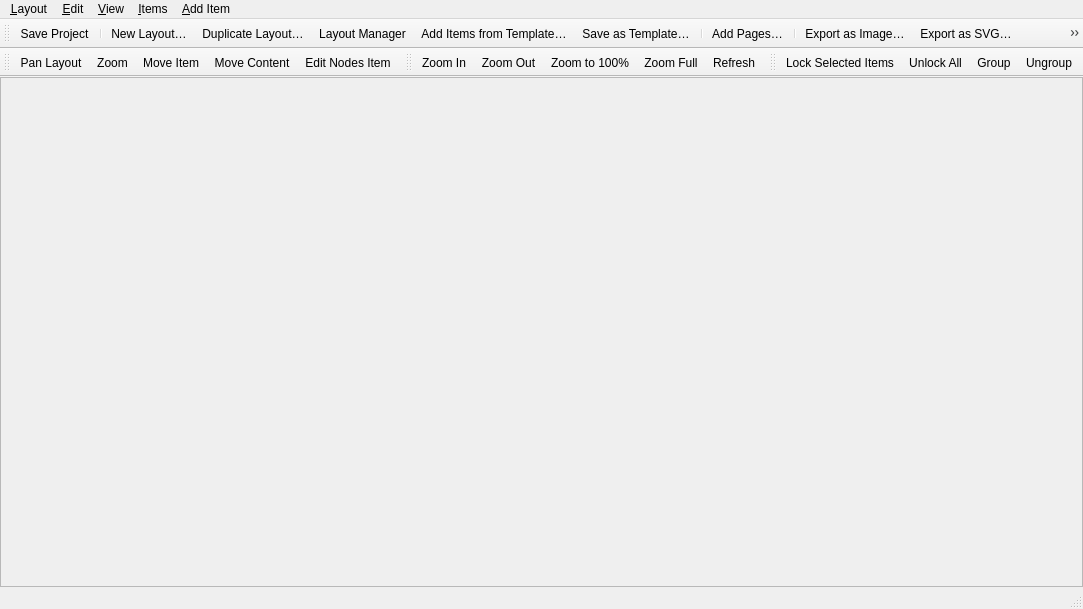
<?xml version="1.0" encoding="UTF-8"?>
<ui version="4.0">
 <class>QgsLayoutDesignerBase</class>
 <widget class="QMainWindow" name="QgsLayoutDesignerBase">
  <property name="geometry">
   <rect>
    <x>0</x>
    <y>0</y>
    <width>1083</width>
    <height>609</height>
   </rect>
  </property>
  <property name="mouseTracking">
   <bool>true</bool>
  </property>
  <property name="windowTitle">
   <string>MainWindow</string>
  </property>
  <widget class="QWidget" name="centralwidget">
   <property name="mouseTracking">
    <bool>true</bool>
   </property>
   <layout class="QGridLayout" name="gridLayout">
    <property name="leftMargin">
     <number>0</number>
    </property>
    <property name="topMargin">
     <number>0</number>
    </property>
    <property name="rightMargin">
     <number>0</number>
    </property>
    <property name="bottomMargin">
     <number>0</number>
    </property>
    <property name="spacing">
     <number>0</number>
    </property>
    <item row="0" column="0">
     <widget class="QFrame" name="mViewFrame">
      <property name="mouseTracking">
       <bool>true</bool>
      </property>
      <property name="frameShape">
       <enum>QFrame::StyledPanel</enum>
      </property>
      <property name="frameShadow">
       <enum>QFrame::Plain</enum>
      </property>
     </widget>
    </item>
   </layout>
  </widget>
  <widget class="QStatusBar" name="mStatusBar"/>
  <widget class="QToolBar" name="mLayoutToolbar">
   <property name="windowTitle">
    <string>Layout</string>
   </property>
   <attribute name="toolBarArea">
    <enum>TopToolBarArea</enum>
   </attribute>
   <attribute name="toolBarBreak">
    <bool>false</bool>
   </attribute>
   <addaction name="mActionSaveProject"/>
   <addaction name="separator"/>
   <addaction name="mActionNewLayout"/>
   <addaction name="mActionDuplicateLayout"/>
   <addaction name="mActionLayoutManager"/>
   <addaction name="mActionLoadFromTemplate"/>
   <addaction name="mActionSaveAsTemplate"/>
   <addaction name="separator"/>
   <addaction name="mActionAddPages"/>
   <addaction name="separator"/>
   <addaction name="mActionExportAsImage"/>
   <addaction name="mActionExportAsSVG"/>
   <addaction name="mActionExportAsPDF"/>
  </widget>
  <widget class="QToolBar" name="mToolsToolbar">
   <property name="windowTitle">
    <string>Toolbox</string>
   </property>
   <attribute name="toolBarArea">
    <enum>TopToolBarArea</enum>
   </attribute>
   <attribute name="toolBarBreak">
    <bool>true</bool>
   </attribute>
   <addaction name="mActionPan"/>
   <addaction name="mActionZoomTool"/>
   <addaction name="mActionSelectMoveItem"/>
   <addaction name="mActionMoveItemContent"/>
   <addaction name="mActionEditNodesItem"/>
  </widget>
  <widget class="QMenuBar" name="menuBar">
   <property name="geometry">
    <rect>
     <x>0</x>
     <y>0</y>
     <width>1083</width>
     <height>25</height>
    </rect>
   </property>
   <widget class="QMenu" name="mLayoutMenu">
    <property name="title">
     <string>&amp;Layout</string>
    </property>
    <addaction name="mActionSaveProject"/>
    <addaction name="separator"/>
    <addaction name="mActionNewLayout"/>
    <addaction name="mActionDuplicateLayout"/>
    <addaction name="mActionRemoveLayout"/>
    <addaction name="mActionLayoutManager"/>
    <addaction name="separator"/>
    <addaction name="mActionLayoutProperties"/>
    <addaction name="mActionRenameLayout"/>
    <addaction name="mActionAddPages"/>
    <addaction name="separator"/>
    <addaction name="mActionLoadFromTemplate"/>
    <addaction name="mActionSaveAsTemplate"/>
    <addaction name="separator"/>
    <addaction name="mActionExportAsImage"/>
    <addaction name="mActionExportAsSVG"/>
    <addaction name="mActionExportAsPDF"/>
    <addaction name="separator"/>
    <addaction name="mActionClose"/>
   </widget>
   <widget class="QMenu" name="mItemMenu">
    <property name="title">
     <string>&amp;Add Item</string>
    </property>
   </widget>
   <widget class="QMenu" name="mMenuView">
    <property name="title">
     <string>&amp;View</string>
    </property>
    <widget class="QMenu" name="mToolbarMenu">
     <property name="title">
      <string>&amp;Toolbars</string>
     </property>
    </widget>
    <widget class="QMenu" name="mPanelsMenu">
     <property name="title">
      <string>&amp;Panels</string>
     </property>
    </widget>
    <widget class="QMenu" name="menuPreview">
     <property name="title">
      <string>&amp;Preview</string>
     </property>
     <addaction name="mActionPreviewModeOff"/>
     <addaction name="mActionPreviewModeGrayscale"/>
     <addaction name="mActionPreviewModeMono"/>
     <addaction name="mActionPreviewProtanope"/>
     <addaction name="mActionPreviewDeuteranope"/>
    </widget>
    <addaction name="mActionRefreshView"/>
    <addaction name="menuPreview"/>
    <addaction name="separator"/>
    <addaction name="mActionZoomIn"/>
    <addaction name="mActionZoomOut"/>
    <addaction name="mActionZoomActual"/>
    <addaction name="mActionZoomAll"/>
    <addaction name="mActionZoomToWidth"/>
    <addaction name="separator"/>
    <addaction name="mActionShowGrid"/>
    <addaction name="mActionSnapGrid"/>
    <addaction name="separator"/>
    <addaction name="mActionShowGuides"/>
    <addaction name="mActionSnapGuides"/>
    <addaction name="mActionSmartGuides"/>
    <addaction name="mActionManageGuides"/>
    <addaction name="mActionClearGuides"/>
    <addaction name="separator"/>
    <addaction name="mActionShowRulers"/>
    <addaction name="mActionShowBoxes"/>
    <addaction name="mActionShowPage"/>
    <addaction name="separator"/>
    <addaction name="mToolbarMenu"/>
    <addaction name="mPanelsMenu"/>
    <addaction name="mActionToggleFullScreen"/>
    <addaction name="mActionHidePanels"/>
   </widget>
   <widget class="QMenu" name="menuEdit">
    <property name="title">
     <string>&amp;Edit</string>
    </property>
    <addaction name="separator"/>
    <addaction name="mActionDeleteSelection"/>
    <addaction name="separator"/>
    <addaction name="mActionPasteInPlace"/>
    <addaction name="separator"/>
    <addaction name="mActionSelectAll"/>
    <addaction name="mActionDeselectAll"/>
    <addaction name="mActionInvertSelection"/>
    <addaction name="mActionSelectNextBelow"/>
    <addaction name="mActionSelectNextAbove"/>
   </widget>
   <widget class="QMenu" name="menuLayout">
    <property name="title">
     <string>&amp;Items</string>
    </property>
    <widget class="QMenu" name="menuAlign_Items">
     <property name="title">
      <string>&amp;Align Items</string>
     </property>
     <addaction name="mActionAlignLeft"/>
     <addaction name="mActionAlignHCenter"/>
     <addaction name="mActionAlignRight"/>
     <addaction name="separator"/>
     <addaction name="mActionAlignBottom"/>
     <addaction name="mActionAlignVCenter"/>
     <addaction name="mActionAlignTop"/>
    </widget>
    <widget class="QMenu" name="menu_Distribute_Items">
     <property name="title">
      <string>&amp;Distribute Items</string>
     </property>
     <addaction name="mActionDistributeLeft"/>
     <addaction name="mActionDistributeHCenter"/>
     <addaction name="mActionDistributeRight"/>
     <addaction name="separator"/>
     <addaction name="mActionDistributeTop"/>
     <addaction name="mActionDistributeVCenter"/>
     <addaction name="mActionDistributeBottom"/>
    </widget>
    <widget class="QMenu" name="menuResize">
     <property name="title">
      <string>Re&amp;size</string>
     </property>
     <addaction name="mActionResizeNarrowest"/>
     <addaction name="mActionResizeWidest"/>
     <addaction name="separator"/>
     <addaction name="mActionResizeShortest"/>
     <addaction name="mActionResizeTallest"/>
     <addaction name="separator"/>
     <addaction name="mActionResizeToSquare"/>
    </widget>
    <addaction name="mActionGroupItems"/>
    <addaction name="mActionUngroupItems"/>
    <addaction name="separator"/>
    <addaction name="mActionRaiseItems"/>
    <addaction name="mActionLowerItems"/>
    <addaction name="mActionMoveItemsToTop"/>
    <addaction name="mActionMoveItemsToBottom"/>
    <addaction name="separator"/>
    <addaction name="mActionLockItems"/>
    <addaction name="mActionUnlockAll"/>
    <addaction name="separator"/>
    <addaction name="menuAlign_Items"/>
    <addaction name="menu_Distribute_Items"/>
    <addaction name="menuResize"/>
   </widget>
   <addaction name="mLayoutMenu"/>
   <addaction name="menuEdit"/>
   <addaction name="mMenuView"/>
   <addaction name="menuLayout"/>
   <addaction name="mItemMenu"/>
  </widget>
  <widget class="QToolBar" name="mNavigationToolbar">
   <property name="windowTitle">
    <string>Navigation</string>
   </property>
   <attribute name="toolBarArea">
    <enum>TopToolBarArea</enum>
   </attribute>
   <attribute name="toolBarBreak">
    <bool>false</bool>
   </attribute>
   <addaction name="mActionZoomIn"/>
   <addaction name="mActionZoomOut"/>
   <addaction name="mActionZoomActual"/>
   <addaction name="mActionZoomAll"/>
   <addaction name="mActionRefreshView"/>
  </widget>
  <widget class="QToolBar" name="mActionsToolbar">
   <property name="windowTitle">
    <string>toolBar</string>
   </property>
   <attribute name="toolBarArea">
    <enum>TopToolBarArea</enum>
   </attribute>
   <attribute name="toolBarBreak">
    <bool>false</bool>
   </attribute>
   <addaction name="mActionLockItems"/>
   <addaction name="mActionUnlockAll"/>
   <addaction name="mActionGroupItems"/>
   <addaction name="mActionUngroupItems"/>
  </widget>
  <action name="mActionClose">
   <property name="text">
    <string>&amp;Close</string>
   </property>
   <property name="toolTip">
    <string>Close designer</string>
   </property>
   <property name="shortcut">
    <string>Ctrl+Q</string>
   </property>
  </action>
  <action name="mActionPan">
   <property name="checkable">
    <bool>true</bool>
   </property>
   <property name="icon">
    <iconset resource="../../../images/images.qrc">
     <normaloff>:/images/themes/default/mActionPan.svg</normaloff>:/images/themes/default/mActionPan.svg</iconset>
   </property>
   <property name="text">
    <string>Pan Layout</string>
   </property>
   <property name="shortcut">
    <string>P</string>
   </property>
  </action>
  <action name="mActionZoomTool">
   <property name="checkable">
    <bool>true</bool>
   </property>
   <property name="icon">
    <iconset resource="../../../images/images.qrc">
     <normaloff>:/images/themes/default/mActionZoomToArea.svg</normaloff>:/images/themes/default/mActionZoomToArea.svg</iconset>
   </property>
   <property name="text">
    <string>Zoom</string>
   </property>
   <property name="toolTip">
    <string>Zoom</string>
   </property>
   <property name="shortcut">
    <string>Z</string>
   </property>
  </action>
  <action name="mActionSelectMoveItem">
   <property name="checkable">
    <bool>true</bool>
   </property>
   <property name="icon">
    <iconset resource="../../../images/images.qrc">
     <normaloff>:/images/themes/default/mActionSelect.svg</normaloff>:/images/themes/default/mActionSelect.svg</iconset>
   </property>
   <property name="text">
    <string>Move &amp;Item</string>
   </property>
   <property name="toolTip">
    <string>Select/Move item</string>
   </property>
   <property name="shortcut">
    <string>V</string>
   </property>
  </action>
  <action name="mActionZoomAll">
   <property name="icon">
    <iconset resource="../../../images/images.qrc">
     <normaloff>:/images/themes/default/mActionZoomFullExtent.svg</normaloff>:/images/themes/default/mActionZoomFullExtent.svg</iconset>
   </property>
   <property name="text">
    <string>Zoom &amp;Full</string>
   </property>
   <property name="toolTip">
    <string>Zoom full</string>
   </property>
   <property name="shortcut">
    <string>Ctrl+0</string>
   </property>
  </action>
  <action name="mActionZoomIn">
   <property name="icon">
    <iconset resource="../../../images/images.qrc">
     <normaloff>:/images/themes/default/mActionZoomIn.svg</normaloff>:/images/themes/default/mActionZoomIn.svg</iconset>
   </property>
   <property name="text">
    <string>Zoom &amp;In</string>
   </property>
   <property name="toolTip">
    <string>Zoom in</string>
   </property>
   <property name="shortcut">
    <string>Ctrl++</string>
   </property>
  </action>
  <action name="mActionZoomOut">
   <property name="icon">
    <iconset resource="../../../images/images.qrc">
     <normaloff>:/images/themes/default/mActionZoomOut.svg</normaloff>:/images/themes/default/mActionZoomOut.svg</iconset>
   </property>
   <property name="text">
    <string>Zoom &amp;Out</string>
   </property>
   <property name="toolTip">
    <string>Zoom out</string>
   </property>
   <property name="shortcut">
    <string>Ctrl+-</string>
   </property>
  </action>
  <action name="mActionZoomActual">
   <property name="icon">
    <iconset resource="../../../images/images.qrc">
     <normaloff>:/images/themes/default/mActionZoomActual.svg</normaloff>:/images/themes/default/mActionZoomActual.svg</iconset>
   </property>
   <property name="text">
    <string>Zoom to &amp;100%</string>
   </property>
   <property name="toolTip">
    <string>Zoom to 100%</string>
   </property>
   <property name="shortcut">
    <string>Ctrl+1</string>
   </property>
  </action>
  <action name="mActionZoomToWidth">
   <property name="text">
    <string>Zoom to Width</string>
   </property>
  </action>
  <action name="mActionShowRulers">
   <property name="checkable">
    <bool>true</bool>
   </property>
   <property name="text">
    <string>Show Ru&amp;lers</string>
   </property>
   <property name="toolTip">
    <string>Show rulers</string>
   </property>
   <property name="shortcut">
    <string>Ctrl+R</string>
   </property>
  </action>
  <action name="mActionToggleFullScreen">
   <property name="checkable">
    <bool>true</bool>
   </property>
   <property name="text">
    <string>Toggle Full Scr&amp;een</string>
   </property>
   <property name="toolTip">
    <string>Toggle full screen mode</string>
   </property>
   <property name="shortcut">
    <string>F11</string>
   </property>
  </action>
  <action name="mActionAddPages">
   <property name="icon">
    <iconset resource="../../../images/images.qrc">
     <normaloff>:/images/themes/default/mActionNewPage.svg</normaloff>:/images/themes/default/mActionNewPage.svg</iconset>
   </property>
   <property name="text">
    <string>Add Pages…</string>
   </property>
  </action>
  <action name="mActionShowGrid">
   <property name="checkable">
    <bool>true</bool>
   </property>
   <property name="icon">
    <iconset resource="../../../images/images.qrc">
     <normaloff>:/images/themes/default/vector_grid.png</normaloff>:/images/themes/default/vector_grid.png</iconset>
   </property>
   <property name="text">
    <string>Show &amp;Grid</string>
   </property>
   <property name="toolTip">
    <string>Show grid</string>
   </property>
   <property name="shortcut">
    <string>Ctrl+'</string>
   </property>
  </action>
  <action name="mActionSnapGrid">
   <property name="checkable">
    <bool>true</bool>
   </property>
   <property name="text">
    <string>S&amp;nap to Grid</string>
   </property>
   <property name="toolTip">
    <string>Snap to grid</string>
   </property>
   <property name="shortcut">
    <string>Ctrl+Shift+'</string>
   </property>
  </action>
  <action name="mActionManageGuides">
   <property name="text">
    <string>Manage Guides…</string>
   </property>
  </action>
  <action name="mActionShowGuides">
   <property name="checkable">
    <bool>true</bool>
   </property>
   <property name="text">
    <string>Show G&amp;uides</string>
   </property>
   <property name="toolTip">
    <string>Show guides</string>
   </property>
   <property name="shortcut">
    <string>Ctrl+;</string>
   </property>
  </action>
  <action name="mActionSnapGuides">
   <property name="checkable">
    <bool>true</bool>
   </property>
   <property name="text">
    <string>&amp;Snap to Guides</string>
   </property>
   <property name="toolTip">
    <string>Snap to guides</string>
   </property>
   <property name="shortcut">
    <string>Ctrl+Shift+;</string>
   </property>
  </action>
  <action name="mActionClearGuides">
   <property name="text">
    <string>&amp;Clear Guides</string>
   </property>
   <property name="toolTip">
    <string>Clear guides</string>
   </property>
  </action>
  <action name="mActionLayoutProperties">
   <property name="text">
    <string>Layout Properties…</string>
   </property>
  </action>
  <action name="mActionShowBoxes">
   <property name="checkable">
    <bool>true</bool>
   </property>
   <property name="text">
    <string>Show Bounding Boxes</string>
   </property>
   <property name="toolTip">
    <string>Show bounding boxes</string>
   </property>
   <property name="shortcut">
    <string>Ctrl+Shift+B</string>
   </property>
  </action>
  <action name="mActionSmartGuides">
   <property name="checkable">
    <bool>true</bool>
   </property>
   <property name="text">
    <string>S&amp;mart Guides</string>
   </property>
   <property name="toolTip">
    <string>Smart guides</string>
   </property>
   <property name="shortcut">
    <string>Ctrl+Alt+;</string>
   </property>
  </action>
  <action name="mActionDeselectAll">
   <property name="icon">
    <iconset resource="../../../images/images.qrc">
     <normaloff>:/images/themes/default/mActionDeselectAll.svg</normaloff>:/images/themes/default/mActionDeselectAll.svg</iconset>
   </property>
   <property name="text">
    <string>D&amp;eselect All</string>
   </property>
   <property name="toolTip">
    <string>Deselect all</string>
   </property>
   <property name="shortcut">
    <string>Ctrl+Shift+A</string>
   </property>
  </action>
  <action name="mActionSelectAll">
   <property name="icon">
    <iconset resource="../../../images/images.qrc">
     <normaloff>:/images/themes/default/mActionSelectAll.svg</normaloff>:/images/themes/default/mActionSelectAll.svg</iconset>
   </property>
   <property name="text">
    <string>&amp;Select All</string>
   </property>
   <property name="toolTip">
    <string>Select all items</string>
   </property>
   <property name="shortcut">
    <string>Ctrl+A</string>
   </property>
  </action>
  <action name="mActionInvertSelection">
   <property name="icon">
    <iconset resource="../../../images/images.qrc">
     <normaloff>:/images/themes/default/mActionInvertSelection.svg</normaloff>:/images/themes/default/mActionInvertSelection.svg</iconset>
   </property>
   <property name="text">
    <string>&amp;Invert Selection</string>
   </property>
   <property name="toolTip">
    <string>Invert selection</string>
   </property>
  </action>
  <action name="mActionSelectNextBelow">
   <property name="text">
    <string>Select Next Item &amp;Below</string>
   </property>
   <property name="toolTip">
    <string>Select next item below</string>
   </property>
   <property name="shortcut">
    <string>Ctrl+Alt+[</string>
   </property>
  </action>
  <action name="mActionSelectNextAbove">
   <property name="text">
    <string>Select Next Item &amp;Above</string>
   </property>
   <property name="toolTip">
    <string>Select next item above</string>
   </property>
   <property name="shortcut">
    <string>Ctrl+Alt+]</string>
   </property>
  </action>
  <action name="mActionLockItems">
   <property name="icon">
    <iconset resource="../../../images/images.qrc">
     <normaloff>:/images/themes/default/mActionLockItems.svg</normaloff>:/images/themes/default/mActionLockItems.svg</iconset>
   </property>
   <property name="text">
    <string>Loc&amp;k Selected Items</string>
   </property>
   <property name="shortcut">
    <string>Ctrl+L</string>
   </property>
  </action>
  <action name="mActionUnlockAll">
   <property name="icon">
    <iconset resource="../../../images/images.qrc">
     <normaloff>:/images/themes/default/mActionUnlockAll.svg</normaloff>:/images/themes/default/mActionUnlockAll.svg</iconset>
   </property>
   <property name="text">
    <string>Unl&amp;ock All</string>
   </property>
   <property name="toolTip">
    <string>Unlock All Items</string>
   </property>
   <property name="shortcut">
    <string>Ctrl+Shift+L</string>
   </property>
  </action>
  <action name="mActionHidePanels">
   <property name="checkable">
    <bool>true</bool>
   </property>
   <property name="text">
    <string>Toggle Panel &amp;Visibility</string>
   </property>
   <property name="toolTip">
    <string>Hide panels</string>
   </property>
   <property name="shortcut">
    <string>Ctrl+Tab</string>
   </property>
  </action>
  <action name="mActionRaiseItems">
   <property name="icon">
    <iconset resource="../../../images/images.qrc">
     <normaloff>:/images/themes/default/mActionRaiseItems.svg</normaloff>:/images/themes/default/mActionRaiseItems.svg</iconset>
   </property>
   <property name="text">
    <string>&amp;Raise</string>
   </property>
   <property name="toolTip">
    <string>Raise selected items</string>
   </property>
   <property name="shortcut">
    <string>Ctrl+]</string>
   </property>
  </action>
  <action name="mActionLowerItems">
   <property name="icon">
    <iconset resource="../../../images/images.qrc">
     <normaloff>:/images/themes/default/mActionLowerItems.svg</normaloff>:/images/themes/default/mActionLowerItems.svg</iconset>
   </property>
   <property name="text">
    <string>&amp;Lower</string>
   </property>
   <property name="toolTip">
    <string>Lower selected items</string>
   </property>
   <property name="shortcut">
    <string>Ctrl+[</string>
   </property>
  </action>
  <action name="mActionMoveItemsToTop">
   <property name="icon">
    <iconset resource="../../../images/images.qrc">
     <normaloff>:/images/themes/default/mActionMoveItemsToTop.svg</normaloff>:/images/themes/default/mActionMoveItemsToTop.svg</iconset>
   </property>
   <property name="text">
    <string>Bring to &amp;Front</string>
   </property>
   <property name="toolTip">
    <string>Move selected items to top</string>
   </property>
   <property name="shortcut">
    <string>Ctrl+Shift+]</string>
   </property>
  </action>
  <action name="mActionMoveItemsToBottom">
   <property name="icon">
    <iconset resource="../../../images/images.qrc">
     <normaloff>:/images/themes/default/mActionMoveItemsToBottom.svg</normaloff>:/images/themes/default/mActionMoveItemsToBottom.svg</iconset>
   </property>
   <property name="text">
    <string>Send to &amp;Back</string>
   </property>
   <property name="toolTip">
    <string>Move selected items to bottom</string>
   </property>
   <property name="shortcut">
    <string>Ctrl+Shift+[</string>
   </property>
  </action>
  <action name="mActionAlignLeft">
   <property name="icon">
    <iconset resource="../../../images/images.qrc">
     <normaloff>:/images/themes/default/mActionAlignLeft.svg</normaloff>:/images/themes/default/mActionAlignLeft.svg</iconset>
   </property>
   <property name="text">
    <string>Align &amp;Left</string>
   </property>
   <property name="toolTip">
    <string>Align selected items left</string>
   </property>
  </action>
  <action name="mActionAlignHCenter">
   <property name="icon">
    <iconset resource="../../../images/images.qrc">
     <normaloff>:/images/themes/default/mActionAlignHCenter.svg</normaloff>:/images/themes/default/mActionAlignHCenter.svg</iconset>
   </property>
   <property name="text">
    <string>Align &amp;Center</string>
   </property>
   <property name="toolTip">
    <string>Align center horizontal</string>
   </property>
  </action>
  <action name="mActionAlignRight">
   <property name="icon">
    <iconset resource="../../../images/images.qrc">
     <normaloff>:/images/themes/default/mActionAlignRight.svg</normaloff>:/images/themes/default/mActionAlignRight.svg</iconset>
   </property>
   <property name="text">
    <string>Align &amp;Right</string>
   </property>
   <property name="toolTip">
    <string>Align selected items right</string>
   </property>
  </action>
  <action name="mActionAlignTop">
   <property name="icon">
    <iconset resource="../../../images/images.qrc">
     <normaloff>:/images/themes/default/mActionAlignTop.svg</normaloff>:/images/themes/default/mActionAlignTop.svg</iconset>
   </property>
   <property name="text">
    <string>Align &amp;Top</string>
   </property>
   <property name="toolTip">
    <string>Align selected items to top</string>
   </property>
  </action>
  <action name="mActionAlignVCenter">
   <property name="icon">
    <iconset resource="../../../images/images.qrc">
     <normaloff>:/images/themes/default/mActionAlignVCenter.svg</normaloff>:/images/themes/default/mActionAlignVCenter.svg</iconset>
   </property>
   <property name="text">
    <string>Align Center &amp;Vertical</string>
   </property>
   <property name="toolTip">
    <string>Align center vertical</string>
   </property>
  </action>
  <action name="mActionAlignBottom">
   <property name="icon">
    <iconset resource="../../../images/images.qrc">
     <normaloff>:/images/themes/default/mActionAlignBottom.svg</normaloff>:/images/themes/default/mActionAlignBottom.svg</iconset>
   </property>
   <property name="text">
    <string>Align &amp;Bottom</string>
   </property>
   <property name="toolTip">
    <string>Align selected items bottom</string>
   </property>
  </action>
  <action name="mActionDistributeLeft">
   <property name="icon">
    <iconset resource="../../../images/images.qrc">
     <normaloff>:/images/themes/default/mActionDistributeLeft.svg</normaloff>:/images/themes/default/mActionDistributeLeft.svg</iconset>
   </property>
   <property name="text">
    <string>Distribute &amp;Left Edges</string>
   </property>
   <property name="toolTip">
    <string>Distributes left edges of items equidistantly</string>
   </property>
  </action>
  <action name="mActionDistributeHCenter">
   <property name="icon">
    <iconset resource="../../../images/images.qrc">
     <normaloff>:/images/themes/default/mActionDistributeHCenter.svg</normaloff>:/images/themes/default/mActionDistributeHCenter.svg</iconset>
   </property>
   <property name="text">
    <string>Distribute &amp;Centers</string>
   </property>
   <property name="toolTip">
    <string>Distributes horizontal centers of items equidistantly</string>
   </property>
  </action>
  <action name="mActionDistributeRight">
   <property name="icon">
    <iconset resource="../../../images/images.qrc">
     <normaloff>:/images/themes/default/mActionDistributeRight.svg</normaloff>:/images/themes/default/mActionDistributeRight.svg</iconset>
   </property>
   <property name="text">
    <string>Distribute &amp;Right Edges</string>
   </property>
   <property name="toolTip">
    <string>Distributes right edges of items equidistantly</string>
   </property>
  </action>
  <action name="mActionDistributeTop">
   <property name="icon">
    <iconset resource="../../../images/images.qrc">
     <normaloff>:/images/themes/default/mActionDistributeTop.svg</normaloff>:/images/themes/default/mActionDistributeTop.svg</iconset>
   </property>
   <property name="text">
    <string>Distribute &amp;Top Edges</string>
   </property>
   <property name="toolTip">
    <string>Distributes top edges of items equidistantly</string>
   </property>
  </action>
  <action name="mActionDistributeVCenter">
   <property name="icon">
    <iconset resource="../../../images/images.qrc">
     <normaloff>:/images/themes/default/mActionDistributeVCenter.svg</normaloff>:/images/themes/default/mActionDistributeVCenter.svg</iconset>
   </property>
   <property name="text">
    <string>Distribute &amp;Vertical Centers</string>
   </property>
   <property name="toolTip">
    <string>Distributes vertical centers of items equidistantly</string>
   </property>
  </action>
  <action name="mActionDistributeBottom">
   <property name="icon">
    <iconset resource="../../../images/images.qrc">
     <normaloff>:/images/themes/default/mActionDistributeBottom.svg</normaloff>:/images/themes/default/mActionDistributeBottom.svg</iconset>
   </property>
   <property name="text">
    <string>Distribute &amp;Bottom Edges</string>
   </property>
   <property name="toolTip">
    <string>Distributes bottom edges of items equidistantly</string>
   </property>
  </action>
  <action name="mActionResizeNarrowest">
   <property name="icon">
    <iconset resource="../../../images/images.qrc">
     <normaloff>:/images/themes/default/mActionResizeNarrowest.svg</normaloff>:/images/themes/default/mActionResizeNarrowest.svg</iconset>
   </property>
   <property name="text">
    <string>Resize to &amp;Narrowest</string>
   </property>
   <property name="toolTip">
    <string>Resizes item width to match the narrowest selected item</string>
   </property>
  </action>
  <action name="mActionResizeWidest">
   <property name="icon">
    <iconset resource="../../../images/images.qrc">
     <normaloff>:/images/themes/default/mActionResizeWidest.svg</normaloff>:/images/themes/default/mActionResizeWidest.svg</iconset>
   </property>
   <property name="text">
    <string>Resize to &amp;Widest</string>
   </property>
   <property name="toolTip">
    <string>Resizes item width to match the widest selected item</string>
   </property>
  </action>
  <action name="mActionResizeShortest">
   <property name="icon">
    <iconset resource="../../../images/images.qrc">
     <normaloff>:/images/themes/default/mActionResizeShortest.svg</normaloff>:/images/themes/default/mActionResizeShortest.svg</iconset>
   </property>
   <property name="text">
    <string>Resize to &amp;Shortest</string>
   </property>
   <property name="toolTip">
    <string>Resizes item height to match the shortest selected item</string>
   </property>
  </action>
  <action name="mActionResizeTallest">
   <property name="icon">
    <iconset resource="../../../images/images.qrc">
     <normaloff>:/images/themes/default/mActionResizeTallest.svg</normaloff>:/images/themes/default/mActionResizeTallest.svg</iconset>
   </property>
   <property name="text">
    <string>Resize to &amp;Tallest</string>
   </property>
   <property name="toolTip">
    <string>Resizes item height to match the tallest selected item</string>
   </property>
  </action>
  <action name="mActionDeleteSelection">
   <property name="icon">
    <iconset resource="../../../images/images.qrc">
     <normaloff>:/images/themes/default/mActionDeleteSelected.svg</normaloff>:/images/themes/default/mActionDeleteSelected.svg</iconset>
   </property>
   <property name="text">
    <string>&amp;Delete</string>
   </property>
   <property name="toolTip">
    <string>Delete selected items</string>
   </property>
   <property name="shortcut">
    <string>Del</string>
   </property>
  </action>
  <action name="mActionResizeToSquare">
   <property name="icon">
    <iconset resource="../../../images/images.qrc">
     <normaloff>:/images/themes/default/mActionResizeSquare.svg</normaloff>:/images/themes/default/mActionResizeSquare.svg</iconset>
   </property>
   <property name="text">
    <string>Resize to S&amp;quare</string>
   </property>
   <property name="toolTip">
    <string>Resizes items to squares</string>
   </property>
  </action>
  <action name="mActionPreviewModeOff">
   <property name="checkable">
    <bool>true</bool>
   </property>
   <property name="text">
    <string>&amp;Normal</string>
   </property>
   <property name="toolTip">
    <string>Normal</string>
   </property>
  </action>
  <action name="mActionPreviewModeGrayscale">
   <property name="checkable">
    <bool>true</bool>
   </property>
   <property name="text">
    <string>Simulate Photocopy (&amp;Grayscale)</string>
   </property>
  </action>
  <action name="mActionPreviewModeMono">
   <property name="checkable">
    <bool>true</bool>
   </property>
   <property name="text">
    <string>Simulate Fax (&amp;Mono)</string>
   </property>
  </action>
  <action name="mActionPreviewProtanope">
   <property name="checkable">
    <bool>true</bool>
   </property>
   <property name="text">
    <string>Simulate Color Blindness (&amp;Protanope)</string>
   </property>
  </action>
  <action name="mActionPreviewDeuteranope">
   <property name="checkable">
    <bool>true</bool>
   </property>
   <property name="text">
    <string>Simulate Color Blindness (&amp;Deuteranope)</string>
   </property>
  </action>
  <action name="mActionShowPage">
   <property name="checkable">
    <bool>true</bool>
   </property>
   <property name="text">
    <string>Show Pages</string>
   </property>
   <property name="toolTip">
    <string>Show pages</string>
   </property>
  </action>
  <action name="mActionGroupItems">
   <property name="icon">
    <iconset resource="../../../images/images.qrc">
     <normaloff>:/images/themes/default/mActionGroupItems.svg</normaloff>:/images/themes/default/mActionGroupItems.svg</iconset>
   </property>
   <property name="text">
    <string>&amp;Group</string>
   </property>
   <property name="toolTip">
    <string>Group items</string>
   </property>
   <property name="shortcut">
    <string>Ctrl+G</string>
   </property>
  </action>
  <action name="mActionUngroupItems">
   <property name="icon">
    <iconset resource="../../../images/images.qrc">
     <normaloff>:/images/themes/default/mActionUngroupItems.svg</normaloff>:/images/themes/default/mActionUngroupItems.svg</iconset>
   </property>
   <property name="text">
    <string>&amp;Ungroup</string>
   </property>
   <property name="toolTip">
    <string>Ungroup items</string>
   </property>
   <property name="shortcut">
    <string>Ctrl+Shift+G</string>
   </property>
  </action>
  <action name="mActionRefreshView">
   <property name="icon">
    <iconset resource="../../../images/images.qrc">
     <normaloff>:/images/themes/default/mActionDraw.svg</normaloff>:/images/themes/default/mActionDraw.svg</iconset>
   </property>
   <property name="text">
    <string>&amp;Refresh</string>
   </property>
   <property name="toolTip">
    <string>Refresh view</string>
   </property>
   <property name="shortcut">
    <string>F5</string>
   </property>
  </action>
  <action name="mActionEditNodesItem">
   <property name="checkable">
    <bool>true</bool>
   </property>
   <property name="icon">
    <iconset resource="../../../images/images.qrc">
     <normaloff>:/images/themes/default/mActionNodeTool.svg</normaloff>:/images/themes/default/mActionNodeTool.svg</iconset>
   </property>
   <property name="text">
    <string>Edit Nodes Item</string>
   </property>
   <property name="toolTip">
    <string>Edit Nodes Item</string>
   </property>
  </action>
  <action name="mActionMoveItemContent">
   <property name="checkable">
    <bool>true</bool>
   </property>
   <property name="icon">
    <iconset resource="../../../images/images.qrc">
     <normaloff>:/images/themes/default/mActionMoveItemContent.svg</normaloff>:/images/themes/default/mActionMoveItemContent.svg</iconset>
   </property>
   <property name="text">
    <string>Move &amp;Content</string>
   </property>
   <property name="toolTip">
    <string>Move item content</string>
   </property>
   <property name="shortcut">
    <string>C</string>
   </property>
  </action>
  <action name="mActionPasteInPlace">
   <property name="text">
    <string>Paste in P&amp;lace</string>
   </property>
   <property name="toolTip">
    <string>Paste in place</string>
   </property>
   <property name="shortcut">
    <string>Ctrl+Shift+V</string>
   </property>
  </action>
  <action name="mActionSaveAsTemplate">
   <property name="icon">
    <iconset resource="../../../images/images.qrc">
     <normaloff>:/images/themes/default/mActionFileSaveAs.svg</normaloff>:/images/themes/default/mActionFileSaveAs.svg</iconset>
   </property>
   <property name="text">
    <string>Save as &amp;Template…</string>
   </property>
   <property name="toolTip">
    <string>Save as template</string>
   </property>
  </action>
  <action name="mActionLoadFromTemplate">
   <property name="icon">
    <iconset resource="../../../images/images.qrc">
     <normaloff>:/images/themes/default/mActionFileOpen.svg</normaloff>:/images/themes/default/mActionFileOpen.svg</iconset>
   </property>
   <property name="text">
    <string>&amp;Add Items from Template…</string>
   </property>
   <property name="toolTip">
    <string>Add items from template</string>
   </property>
  </action>
  <action name="mActionDuplicateLayout">
   <property name="icon">
    <iconset resource="../../../images/images.qrc">
     <normaloff>:/images/themes/default/mActionDuplicateComposer.svg</normaloff>:/images/themes/default/mActionDuplicateComposer.svg</iconset>
   </property>
   <property name="text">
    <string>&amp;Duplicate Layout…</string>
   </property>
   <property name="toolTip">
    <string>Duplicate layout</string>
   </property>
  </action>
  <action name="mActionSaveProject">
   <property name="icon">
    <iconset resource="../../../images/images.qrc">
     <normaloff>:/images/themes/default/mActionFileSave.svg</normaloff>:/images/themes/default/mActionFileSave.svg</iconset>
   </property>
   <property name="text">
    <string>&amp;Save Project</string>
   </property>
   <property name="toolTip">
    <string>Save project</string>
   </property>
   <property name="shortcut">
    <string>Ctrl+S</string>
   </property>
  </action>
  <action name="mActionNewLayout">
   <property name="icon">
    <iconset resource="../../../images/images.qrc">
     <normaloff>:/images/themes/default/mActionNewComposer.svg</normaloff>:/images/themes/default/mActionNewComposer.svg</iconset>
   </property>
   <property name="text">
    <string>&amp;New Layout…</string>
   </property>
   <property name="toolTip">
    <string>New layout</string>
   </property>
   <property name="shortcut">
    <string>Ctrl+N</string>
   </property>
  </action>
  <action name="mActionLayoutManager">
   <property name="icon">
    <iconset resource="../../../images/images.qrc">
     <normaloff>:/images/themes/default/mActionComposerManager.svg</normaloff>:/images/themes/default/mActionComposerManager.svg</iconset>
   </property>
   <property name="text">
    <string>Layout &amp;Manager...</string>
   </property>
   <property name="toolTip">
    <string>Layout manager</string>
   </property>
  </action>
  <action name="mActionRenameLayout">
   <property name="text">
    <string>Rename Layout…</string>
   </property>
   <property name="toolTip">
    <string>Rename layout</string>
   </property>
  </action>
  <action name="mActionRemoveLayout">
   <property name="icon">
    <iconset resource="../../../images/images.qrc">
     <normaloff>:/images/themes/default/mActionDeleteSelected.svg</normaloff>:/images/themes/default/mActionDeleteSelected.svg</iconset>
   </property>
   <property name="text">
    <string>Delete Layout…</string>
   </property>
   <property name="toolTip">
    <string>Delete layout</string>
   </property>
  </action>
  <action name="mActionExportAsImage">
   <property name="icon">
    <iconset resource="../../../images/images.qrc">
     <normaloff>:/images/themes/default/mActionSaveMapAsImage.svg</normaloff>:/images/themes/default/mActionSaveMapAsImage.svg</iconset>
   </property>
   <property name="text">
    <string>Export as &amp;Image…</string>
   </property>
   <property name="toolTip">
    <string>Export as image</string>
   </property>
  </action>
  <action name="mActionExportAsPDF">
   <property name="icon">
    <iconset resource="../../../images/images.qrc">
     <normaloff>:/images/themes/default/mActionSaveAsPDF.svg</normaloff>:/images/themes/default/mActionSaveAsPDF.svg</iconset>
   </property>
   <property name="text">
    <string>&amp;Export as PDF…</string>
   </property>
  </action>
  <action name="mActionExportAsSVG">
   <property name="icon">
    <iconset resource="../../../images/images.qrc">
     <normaloff>:/images/themes/default/mActionSaveAsSVG.svg</normaloff>:/images/themes/default/mActionSaveAsSVG.svg</iconset>
   </property>
   <property name="text">
    <string>Export as S&amp;VG…</string>
   </property>
  </action>
 </widget>
 <resources>
  <include location="../../../images/images.qrc"/>
  <include location="../../../images/images.qrc"/>
  <include location="../../../images/images.qrc"/>
  <include location="../../../images/images.qrc"/>
  <include location="../../../images/images.qrc"/>
  <include location="../../../images/images.qrc"/>
  <include location="../../../images/images.qrc"/>
  <include location="../../../images/images.qrc"/>
  <include location="../../../images/images.qrc"/>
  <include location="../../../images/images.qrc"/>
  <include location="../../../images/images.qrc"/>
  <include location="../../../images/images.qrc"/>
  <include location="../../../images/images.qrc"/>
  <include location="../../../images/images.qrc"/>
  <include location="../../../images/images.qrc"/>
  <include location="../../../images/images.qrc"/>
  <include location="../../../images/images.qrc"/>
  <include location="../../../images/images.qrc"/>
  <include location="../../../images/images.qrc"/>
  <include location="../../../images/images.qrc"/>
  <include location="../../../images/images.qrc"/>
  <include location="../../../images/images.qrc"/>
  <include location="../../../images/images.qrc"/>
  <include location="../../../images/images.qrc"/>
  <include location="../../../images/images.qrc"/>
  <include location="../../../images/images.qrc"/>
  <include location="../../../images/images.qrc"/>
  <include location="../../../images/images.qrc"/>
 </resources>
 <connections/>
</ui>
